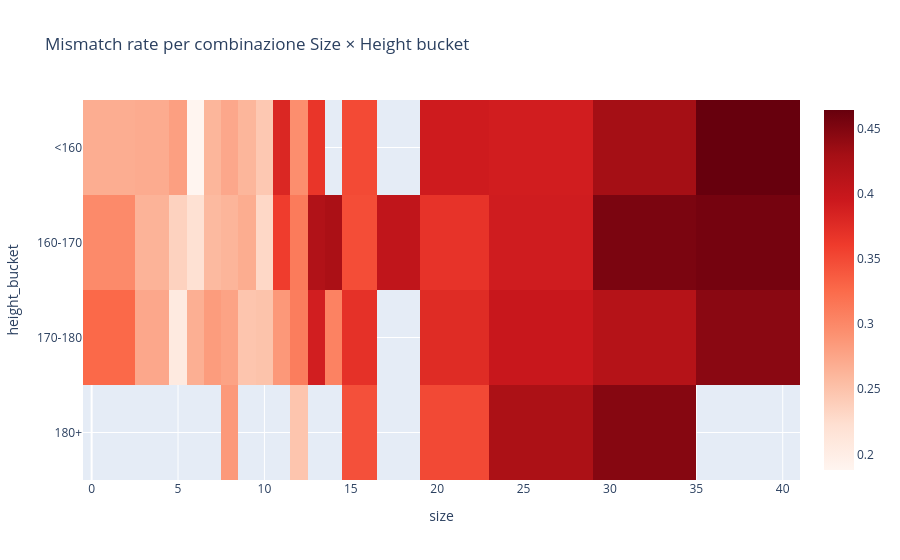

Write notebook code for a chart like this one.
### Code cell
heatmap_sh = size_height_tbl.pivot(
    index="height_bucket",
    columns="size",
    values="mismatch_rate"
)

fig = px.imshow(
    heatmap_sh,
    aspect="auto",
    color_continuous_scale="Reds",
    title="Mismatch rate per combinazione Size × Height bucket"
)

fig.show()

### Figure 1 — Plotly figure (JSON) as saved in the notebook; plotly's stock layout.template omitted (floating-point values rounded to 4 significant figures)
{"data": [{"coloraxis": "coloraxis", "hovertemplate": "size: %{x}<br>height_bucket: %{y}<br>color: %{z}<extra></extra>", "name": "0", "type": "heatmap", "x": [1, 4, 5, 6, 7, 8, 9, 10, 11, 12, 13, 14, 15, 18, 20, 26, 32, 38], "xaxis": "x", "y": ["<160", "160-170", "170-180", "180+"], "yaxis": "y", "z": [[0.269, 0.2704, 0.2808, 0.1879, 0.2612, 0.2736, 0.2611, 0.2449, 0.3806, 0.2955, 0.3667, NaN, 0.3499, NaN, 0.3922, 0.39, 0.43, 0.4645], [0.2987, 0.2639, 0.2356, 0.2211, 0.2582, 0.2624, 0.2692, 0.2303, 0.36, 0.3114, 0.4186, 0.4245, 0.3478, 0.4057, 0.3686, 0.3917, 0.4535, 0.4569], [0.3272, 0.2736, 0.2061, 0.2676, 0.2832, 0.2774, 0.2478, 0.25, 0.2865, 0.3098, 0.3893, 0.3056, 0.3703, NaN, 0.3758, 0.3977, 0.4153, 0.445], [NaN, NaN, NaN, NaN, NaN, 0.2857, NaN, NaN, NaN, 0.2478, NaN, NaN, 0.345, NaN, 0.3507, 0.424, 0.4472, NaN]]}], "layout": {"coloraxis": {"colorscale": [[0, "rgb(255,245,240)"], [0.125, "rgb(254,224,210)"], [0.25, "rgb(252,187,161)"], [0.375, "rgb(252,146,114)"], [0.5, "rgb(251,106,74)"], [0.625, "rgb(239,59,44)"], [0.75, "rgb(203,24,29)"], [0.875, "rgb(165,15,21)"], [1, "rgb(103,0,13)"]]}, "title": {"text": "Mismatch rate per combinazione Size × Height bucket"}, "xaxis": {"anchor": "y", "domain": [0, 1], "title": {"text": "size"}}, "yaxis": {"anchor": "x", "autorange": "reversed", "domain": [0, 1], "title": {"text": "height_bucket"}}}}
